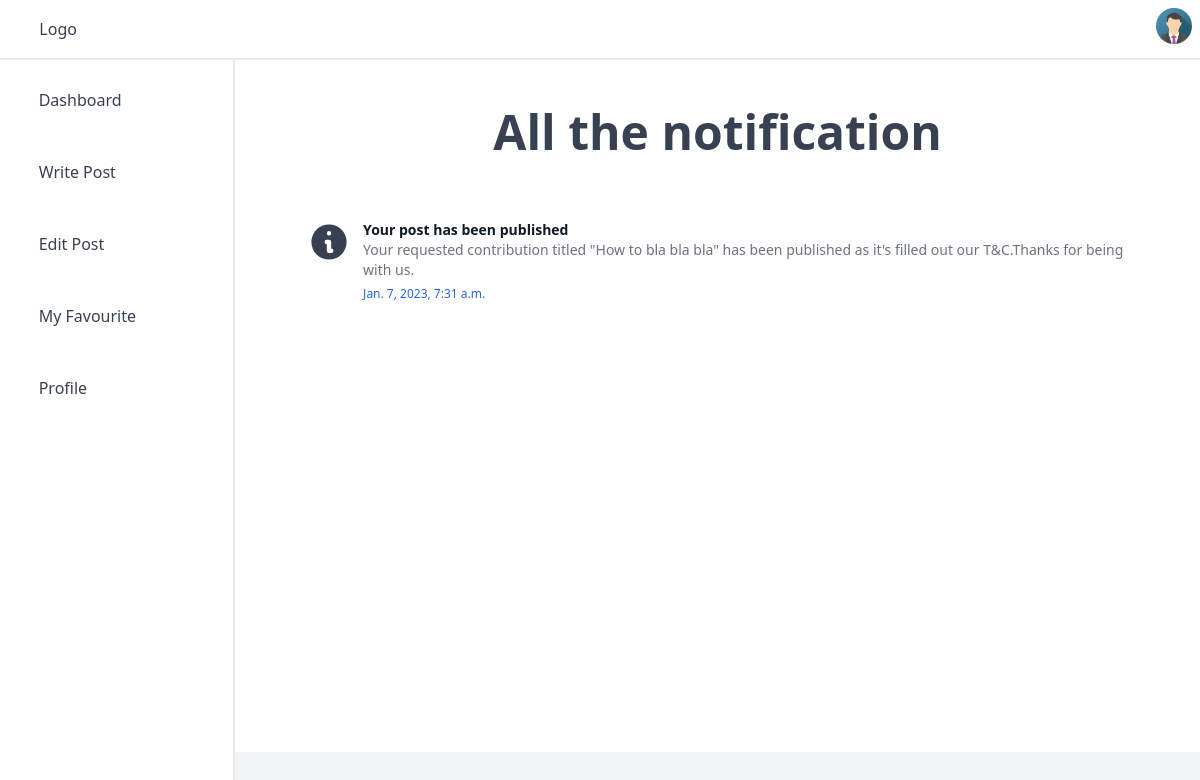
Page /blog/notifications (signed in) on the earlier database version.
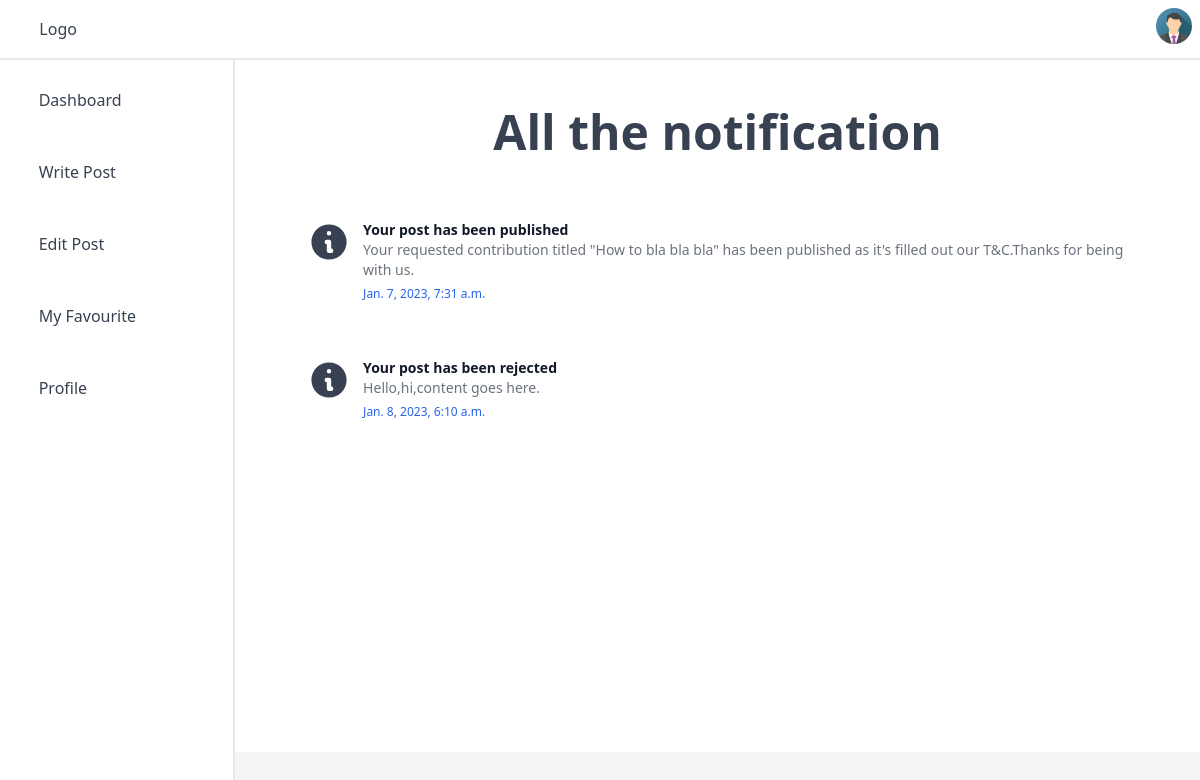
Same page on the later database version.
### Blog/models.py (models this page shows, shortened)
class Notification(models.Model):
    user = models.ForeignKey(AuthorUser,on_delete=models.CASCADE,related_name="user_notification")
    title = models.CharField(max_length=255,null=True,blank=True)
    content = models.TextField(null=True,blank=True)
    date = models.DateTimeField(default=datetime.datetime.now)
    read_time = models.DateTimeField(blank=True,null=True)
    note = models.TextField(blank=True,null=True)

### Blog/views.py (the view)
# urls.py: path("notifications",views.notifications,name="notifications")
def notifications(request):
    notifications = Notification.objects.filter(user=request.user)
    notifications.update(read_time=datetime.datetime.now())
    return render(request,"blog/notifications.html",{"notifications":notifications[:50]})

### Blog/context_processors.py (called while the page is built)
def context_extra(request):
    if request.user.is_authenticated:
        notifications = Notification.objects.filter(user=request.user,read_time=None)[:10]
        context = {
            "new_notifications":notifications
        }
        return context
    else:
        return {}

### base/templates/blog/notifications.html (shortened to what this page needs)
{% extends "blog/layout.html" %}
{% block body %}
<h1 class="text-5xl text-center mt-5 font-extrabold dark:text-white">All the notification</h1>
<div class='m-12 space-y-6'>
    {% for notification in notifications %}
    <div class="flex px-4 py-3 hover:bg-gray-100 dark:hover:bg-gray-700">
    <div class="flex-shrink-0">
    </div>
    <div class="w-full pl-3">
        <div class="text-gray-500 text-sm mb-1.5 dark:text-gray-400"><span class="font-semibold text-gray-900 dark:text-white">{{notification.title}}</span> <br>{{notification.content}}</div>
        <div class="text-xs text-blue-600 dark:text-blue-500">{{notification.date}}</div>
    </div>
    </div>
    {% endfor %}
</div>
{% endblock %}

Differences in the rows shown:
added Notification: title "Your post has been rejected", content "Hello,hi,content goes here.", date "Jan. 8, 2023, 6:10 a.m."
